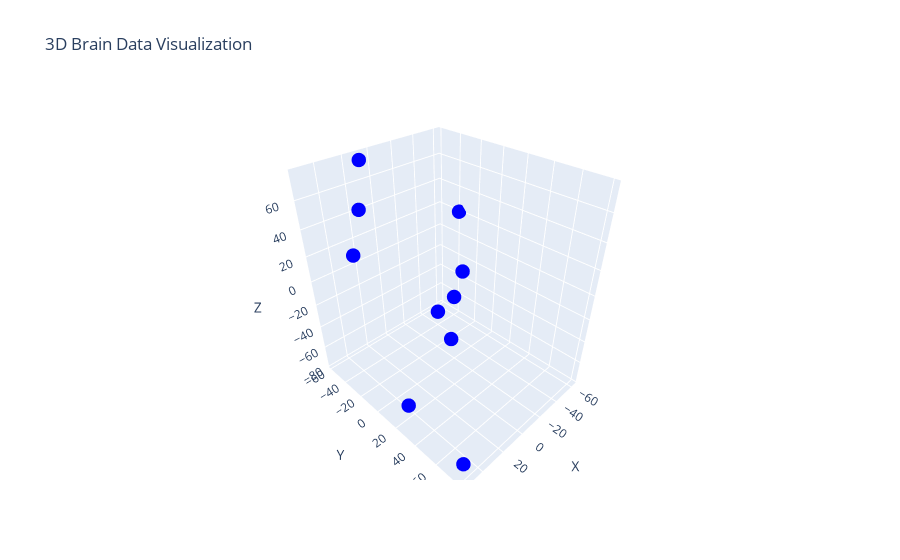

The notebook cell saved with this chart:
### Code cell
import plotly.graph_objs as go
import numpy as np

# Example of creating a 3D plot of brain data
# Replace this with actual brain data coordinates for better representation

# Random coordinates for demonstration purposes
x = np.random.uniform(-80, 80, 10)  # Example x-coordinates
y = np.random.uniform(-80, 80, 10)  # Example y-coordinates
z = np.random.uniform(-80, 80, 10)  # Example z-coordinates

trace = go.Scatter3d(
    x=x, y=y, z=z,
    mode='markers',
    marker=dict(size=5, color='blue')
)

layout = go.Layout(
    title="3D Brain Data Visualization",
    scene=dict(
        xaxis=dict(title='X'),
        yaxis=dict(title='Y'),
        zaxis=dict(title='Z')
    )
)

fig = go.Figure(data=[trace], layout=layout)
fig.show()

### Figure 1 — Plotly figure (JSON) as saved in the notebook; plotly's stock layout.template omitted (floating-point values rounded to 4 significant figures)
{"data": [{"marker": {"color": "blue", "size": 5}, "mode": "markers", "type": "scatter3d", "x": [15.98, 36.76, 0.2579, -62.1, -33.33, 48.94, -57.89, 53.53, -30.71, 10.37], "y": [-56.71, -37.48, 26.2, -37.22, -32.79, 25.16, -37.95, 79.72, -14.46, -57.94], "z": [42.09, 23.04, 23.13, 20.93, -59.36, -60.91, -59.42, -63.96, -76.69, 74.86]}], "layout": {"scene": {"xaxis": {"title": {"text": "X"}}, "yaxis": {"title": {"text": "Y"}}, "zaxis": {"title": {"text": "Z"}}}, "title": {"text": "3D Brain Data Visualization"}}}
